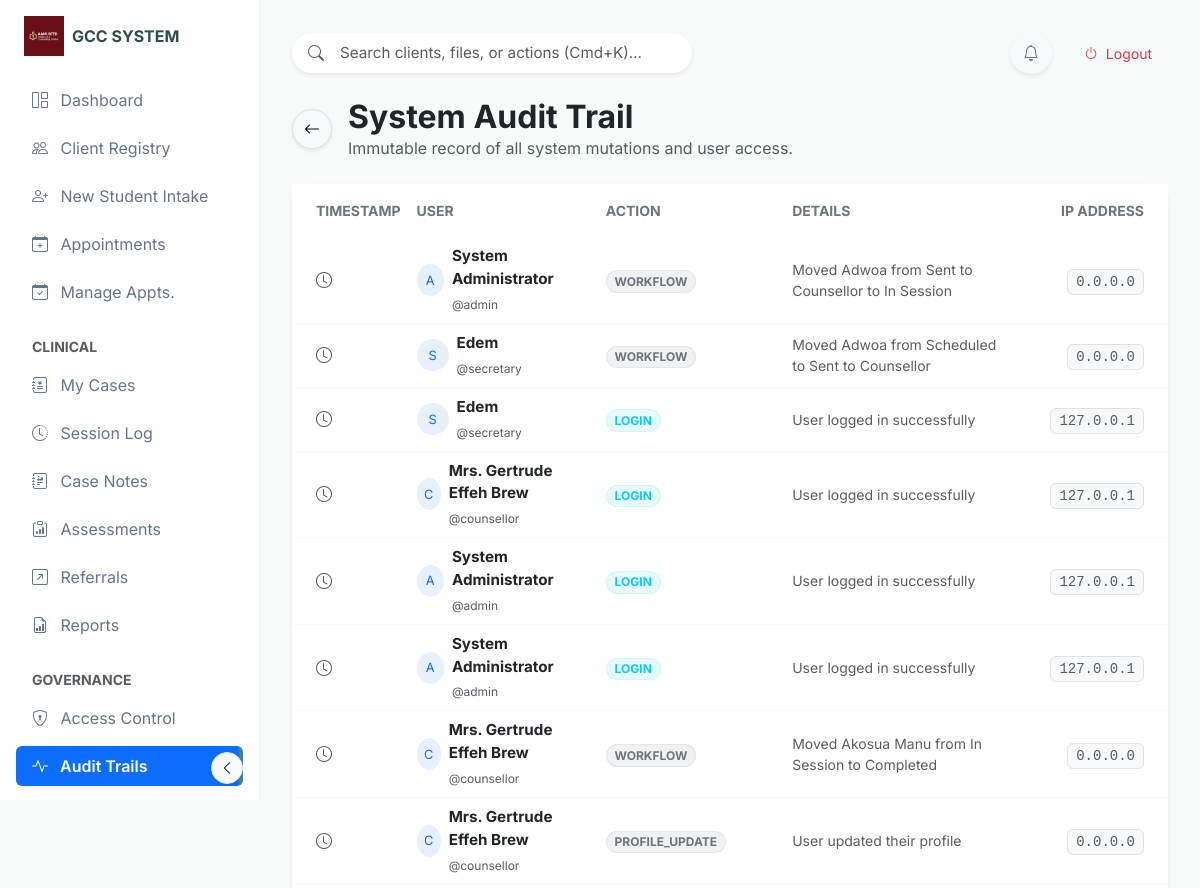
Before: /audit_logs (signed in, upper part) with the older database file.
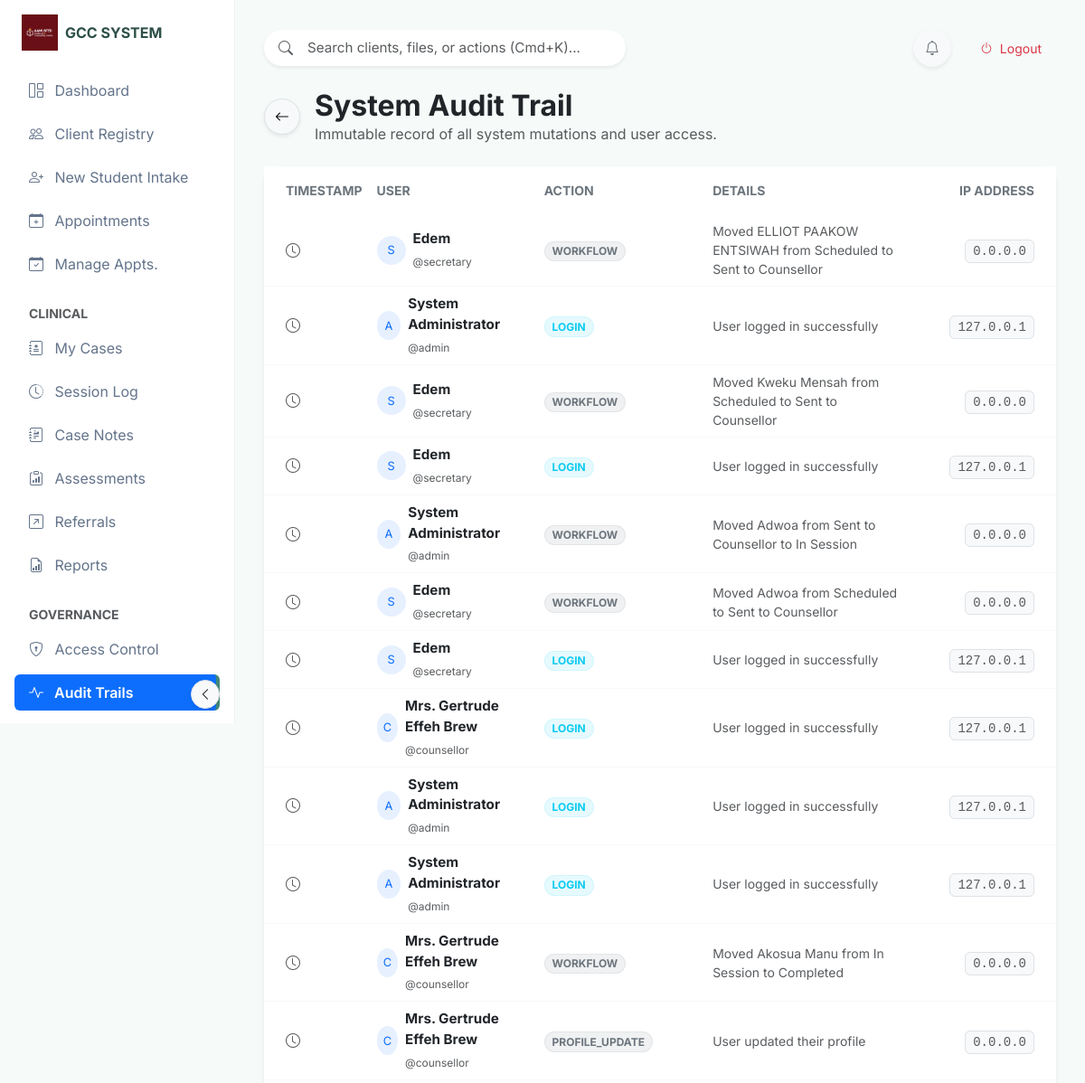
After: the same page with the newer database file.
### tables this page shows
CREATE TABLE audit_logs (
            id INTEGER PRIMARY KEY AUTOINCREMENT,
            user_id INTEGER,
            action TEXT NOT NULL,
            details TEXT,
            ip_address TEXT,
            created_at TIMESTAMP DEFAULT CURRENT_TIMESTAMP,
            FOREIGN KEY (user_id) REFERENCES users(id)
        );

CREATE TABLE users (
            id INTEGER PRIMARY KEY AUTOINCREMENT,
            username TEXT NOT NULL UNIQUE,
            password_hash TEXT NOT NULL,
            full_name TEXT,
            role TEXT NOT NULL, -- 'Secretary', 'Counsellor', 'Admin'
            last_login TIMESTAMP,
            created_at TIMESTAMP DEFAULT CURRENT_TIMESTAMP
        , phone TEXT, email TEXT, profile_pic TEXT);

### app.py (the view)
@app.route('/audit_logs')
@login_required
def audit_logs():
    if session.get('role') != 'Admin':
        flash("Unauthorized access to audit trails.", "error")
        return redirect(url_for('dashboard'))
    try:
        conn = get_db_connection()
        logs = conn.execute('''
            SELECT al.*, u.username, u.full_name
            FROM audit_logs al
            JOIN users u ON al.user_id = u.id
            ORDER BY al.created_at DESC LIMIT 100
        ''').fetchall()
        conn.close()
        return render_template('audit_logs.html', logs=logs)
    except Exception as e:
        flash(f"Error loading logs: {e}", "error")
        return redirect(url_for('dashboard'))
        return render_template('audit_logs.html', logs=logs)
    except Exception as e:
        flash(f"Error loading logs: {e}", "error")
        return redirect(url_for('dashboard'))

### app.py (called while the page is built, shortened)
def ensure_database_initialized():
    global _db_initialization_lock, _db_initialized
    if _db_initialized:
        return

@app.context_processor
def inject_now():
    return {'now': datetime.utcnow()}

def login_required(f):
    @wraps(f)
    def decorated_function(*args, **kwargs):
        if 'logged_in' not in session:
            return redirect(url_for('welcome'))
        return f(*args, **kwargs)
    return decorated_function

@app.context_processor
def inject_node_info():
    return dict(node_config=node_config.load_config())

@app.context_processor
def inject_settings():
    try:
        conn = get_db_connection()
        settings_rows = conn.execute("SELECT setting_name, setting_value FROM app_settings").fetchall()
        conn.close()
        settings = {row['setting_name']: row['setting_value'] for row in settings_rows}
        return {'settings': settings}
    except:
        return {'settings': {}}

### templates/audit_logs.html (shortened to what this page needs)
{% extends "base_modern.html" %}
{% block content %}
<div class="row mb-4">
    <div class="col-12">
        <div class="d-flex align-items-center">
            <a href="javascript:history.back()" class="btn btn-light border rounded-circle shadow-sm me-3"
                style="width: 40px; height: 40px; display: flex; align-items: center; justify-content: center;">
                <i class="bi bi-arrow-left"></i>
            </a>
            <div>
                <h2 class="fw-bold mb-0 text-dark">System Audit Trail</h2>
                <p class="text-muted mb-0">Immutable record of all system mutations and user access.</p>
            </div>
        </div>
    </div>
</div>
<div class="card card-glass border-0 shadow-sm">
    <div class="card-body p-0">
        <div class="table-responsive">
            <table class="table table-hover align-middle mb-0">
                <thead class="bg-light bg-opacity-50">
                    <tr>
                        <th class="ps-4 border-bottom-0 py-3 text-secondary text-uppercase small fw-bold">Timestamp</th>
                        <th class="border-bottom-0 py-3 text-secondary text-uppercase small fw-bold">User</th>
                        <th class="border-bottom-0 py-3 text-secondary text-uppercase small fw-bold">Action</th>
                        <th class="border-bottom-0 py-3 text-secondary text-uppercase small fw-bold">Details</th>
                        <th class="pe-4 text-end border-bottom-0 py-3 text-secondary text-uppercase small fw-bold">IP
                            Address</th>
                    </tr>
                </thead>
                <tbody class="border-top-0">
                    {% for log in logs %}
                    <tr class="row-hover">
                        <td class="ps-4 border-bottom border-light">
                            <i class="bi bi-clock me-2 text-muted"></i>
                        </td>
                        <td class="border-bottom border-light">
                            <div class="d-flex align-items-center">
                                <div class="avatar-circle rounded-circle bg-primary bg-opacity-10 text-primary me-2 d-flex align-items-center justify-content-center"
                                    style="width: 32px; height: 32px; font-size: 0.8rem;">
                                    {{ log.username[0]|upper }}
                                </div>
                                <div>
                                    <div class="fw-bold text-dark" style="font-size: 0.95rem;">{{ log.full_name }}</div>
                                    <small class="text-muted" style="font-size: 0.75rem;">@{{ log.username }}</small>
                                </div>
                            </div>
                        </td>
                        <td class="border-bottom border-light">
                            <span
                                class="badge rounded-pill
                                {% if 'LOGIN' in log.action %}bg-info bg-opacity-10 text-info border border-info border-opacity-10
                                {% elif 'TRANSITION' in log.action %}bg-warning bg-opacity-10 text-warning border border-warning border-opacity-10
                                {% elif 'DELETE' in log.action or 'CRITICAL' in log.action %}bg-danger bg-opacity-10 text-danger border border-danger border-opacity-10
                                {% else %}bg-secondary bg-opacity-10 text-secondary border border-secondary border-opacity-10{% endif %}">
                                {{ log.action }}
                            </span>
                        </td>
                        <td class="border-bottom border-light text-muted small">{{ log.details }}</td>
                        <td class="pe-4 text-end border-bottom border-light">
                            <code
                                class="small text-muted bg-light px-2 py-1 rounded border">{{ log.ip_address or '0.0.0.0' }}</code>
                        </td>
                    </tr>
                    {% endfor %}
                </tbody>
            </table>
        </div>
    </div>
</div>
{% endblock %}

Changed rows visible on the page:
added audit_logs: username "S", full_name "Edem", username "secretary", action "WORKFLOW", details "Moved ELLIOT PAAKOW ENTSIWAH from Scheduled to Sent to Counsellor", ip_address "0.0.0.0"
added audit_logs: username "A", full_name "System Administrator", username "admin", action "LOGIN", details "User logged in successfully", ip_address "127.0.0.1"
added audit_logs: username "S", full_name "Edem", username "secretary", action "WORKFLOW", details "Moved Kweku Mensah from Scheduled to Sent to Counsellor", ip_address "0.0.0.0"
added audit_logs: username "S", full_name "Edem", username "secretary", action "LOGIN", details "User logged in successfully", ip_address "127.0.0.1"
